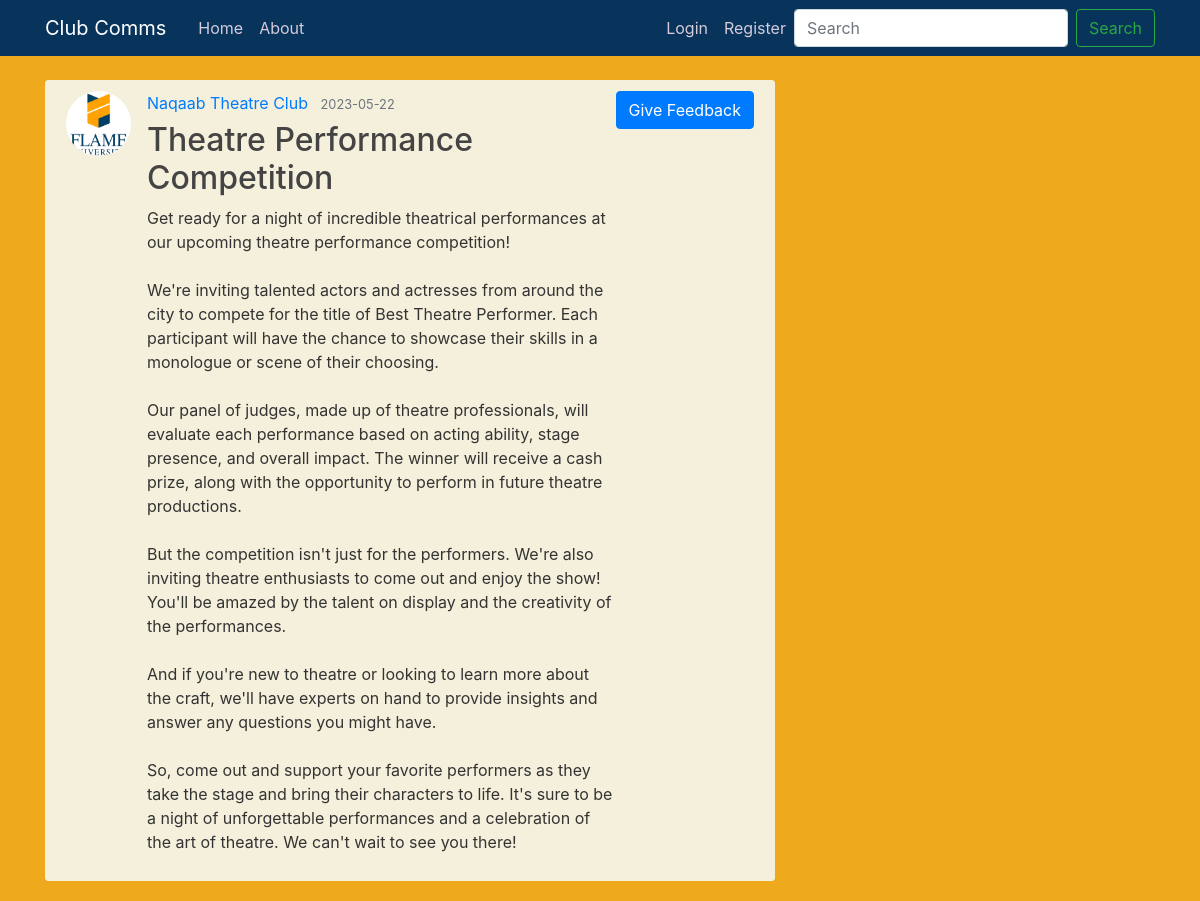
Screenshot of /post/8 with the database file from the repository.
### flaskblog/models.py (models this page shows, shortened)
class User(db.Model, UserMixin):
    id = db.Column(db.Integer, primary_key=True)
    username = db.Column(db.String(20), unique=True, nullable=False)
    email = db.Column(db.String(120), unique=True, nullable=False)
    image_file = db.Column(db.String(20), nullable=False, default='default.jpg')
    password = db.Column(db.String(60), nullable=False)
    posts = db.relationship('Post', backref='author', lazy=True)

class Post(db.Model):
    id = db.Column(db.Integer, primary_key=True)
    title = db.Column(db.String(100), nullable=False)
    date_posted = db.Column(db.DateTime, nullable=False)
    content = db.Column(db.Text, nullable=False)
    user_id = db.Column(db.Integer, db.ForeignKey('user.id'), nullable=False)

### flaskblog/routes.py (the view)
@app.route("/post/<int:post_id>")
def post(post_id):
    post = Post.query.get_or_404(post_id)
    return render_template('post.html', title=post.title, post=post)

### flaskblog/templates/post.html (shortened to what this page needs)
{% extends "layout.html" %}
{% block content %}
  <article class="media content-section">
    <img class="rounded-circle article-img" src="{{ url_for('static', filename='profile_pics/' + post.author.image_file) }}">
    <div class="media-body">
      <div class="article-metadata">
        <a class="mr-2" href="{{ url_for('user_posts', username=post.author.username) }}">{{ post.author.username }}</a>
        <small class="text-muted">{{ post.date_posted.strftime('%Y-%m-%d') }}</small>
      </div>
      <h2 class="article-title">{{ post.title }}</h2>
      <p class="article-content">{{ post.content }}</p>
    </div>
    <div>
      <a class="btn btn-primary" href="{{ url_for('feedback', post_id=post.id) }}">Give Feedback</a>
    </div>
  </article>
{% endblock content %}

### flaskblog/static/main.css (style rules this page uses)
body { background: #efa91d; color: #333333; margin-top: 5rem; }
h1, h2, h3, h4, h5, h6 { color: #444444; }
.content-section { background: #f4f0db; padding: 10px 20px; border: 1px solid #f4f0db; border-radius: 3px; margin-bottom: 20px; }
.article-title { color: #444444; }
.article-content { white-space: pre-line; }
.article-img { height: 65px; width: 65px; margin-right: 16px; }
.article-metadata { padding-bottom: 1px; margin-bottom: 4px; border-bottom: 1px solid #f4f0db }

### rows the page displays
User: image_file (placeholder picture), author.username "Naqaab Theatre Club"
Post: date_posted "2023-05-22", title "Theatre Performance Competition", content "Get ready for a night of incredible theatrical performances at our upcoming theatre performance competition! We're inviting talented actors and actresses from around the city to compete for the title of Best Theatre Performer. Each participant will have the chance to showcase their skills in a monologue or scene of their choosing. Our panel of judges, made up of theatre professionals, will evaluate each performance based on acting ability, stage presence, and overall impact. The winner will receive a cash prize, along with the opportunity to perform in future theatre productions. But the competition isn't just for the performers. We're also inviting theatre enthusiasts to come out and enjoy…"
